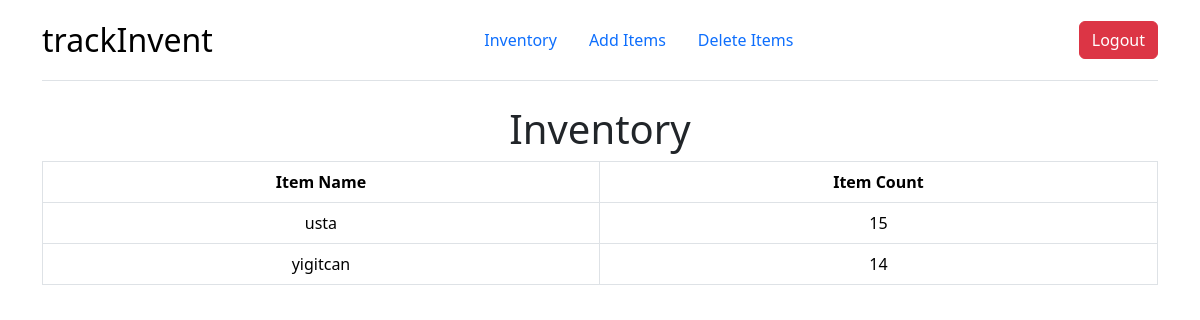
The page / (signed in) on the database as committed earlier.
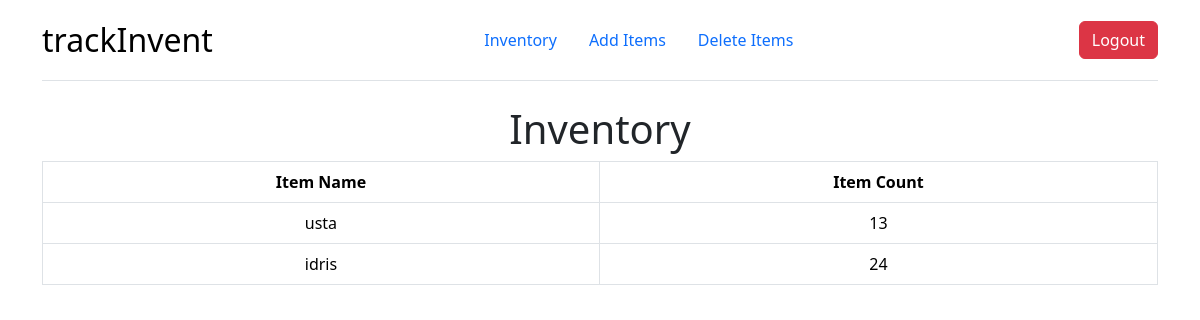
The same page on the database as committed later.
### tables this page shows
CREATE TABLE inventory(userid TEXT, item TEXT NOT NULL, count INTEGER NOT NULL, FOREIGN KEY (userid) REFERENCES userinformation(userid));

### app.py (the view)
@app.route("/")
@login_required
def inventory():
    userinventory = loadInventory(session["id"])
    return render_template("inventory.html", items=userinventory)

### app.py (called while the page is built)
def loadInventory(id):
    try:
        with sqlite3.connect(db_path) as db:
            cursor = db.cursor()
    except sqlite3.Error as currentError:
        flash(f"Error while retrieving user inventory from database { currentError } ", "danger")
    userinventory = cursor.execute("SELECT * FROM inventory WHERE userid = ?", [id])
    userinventory = userinventory.fetchall()
    if len(userinventory) == 0:
        return None
    return userinventory

### helpers.py (called while the page is built)
def login_required(f):
    @wraps(f)
    def decorated_function(*args, **kwargs):
        if session.get("id") is None:
            return redirect(url_for('login', next=request.url))
        return f(*args, **kwargs)
    return decorated_function

### templates/inventory.html
{% extends "layout.html" %}
{% block header %}
    <form action="/">
            <div id="container">
                <h1 style="text-align: center">Inventory</h1>
            </div>
    </form>
{% endblock %}

### templates/layout.html (shortened to what this page needs)
<!DOCTYPE html>
<html lang="en">
<body>
    <link href="https://cdn.jsdelivr.net/npm/bootstrap@5.3.3/dist/css/bootstrap.min.css" rel="stylesheet">
    <div class="container">
        <header class="d-flex flex-wrap justify-content-center align-items-center justify-content-md-between py-3 mb-4 border-bottom">
            <a class="d-flex align-items-center mb-3 mb-md-0 link-body-emphasis text-decoration-none">
                <span class="fs-2">trackInvent</span>
            </a>
            <ul class="nav col-12 col-md-auto mb-2 justify-content-center mb-md-0">
                <li class="nav-item">
                    <a class="nav-link" href="/">Inventory</a>
                </li>
                <li class="nav-item">
                    <a class="nav-link" href="/additem">Add Items</a>
                </li>
                <li class="nav-item">
                    <a class="nav-link" href="/deleteitem">Delete Items</a>
                </li>
            </ul>
            <div class="col-md-1 text-end">
                <button type="submit" class="btn btn-danger"><a class="nav-link" href="/logout">Logout</a></button>
            </div>
        </header>
        {% block header %}
        {% endblock %}
        {% if items != None %}
        <table class="table table-bordered text-center flex-column justify-content-center">
            <tbody>
                    <tr>
                        <th><b>Item Name</b></th>
                        <th><b>Item Count</b></th>
                    </tr>
                    {% for item in items %}
                        <tr>
                            <td>
                                {{ item[1] }}
                            </td>
                            <td>
                                {{ item[2] }}
                            </td>
                        </tr>
                    {% endfor %}
            </tbody>
        </table>
        {% else %}
            <h3 style="text-align: center">Nothing to show here!</h3>
        {% endif %}
    </div>
</body>

Rows that differ between the two databases and show on the page:
changed inventory "usta": count "15" → "13"
changed inventory: item "yigitcan" → "idris"; count "14" → "24"
